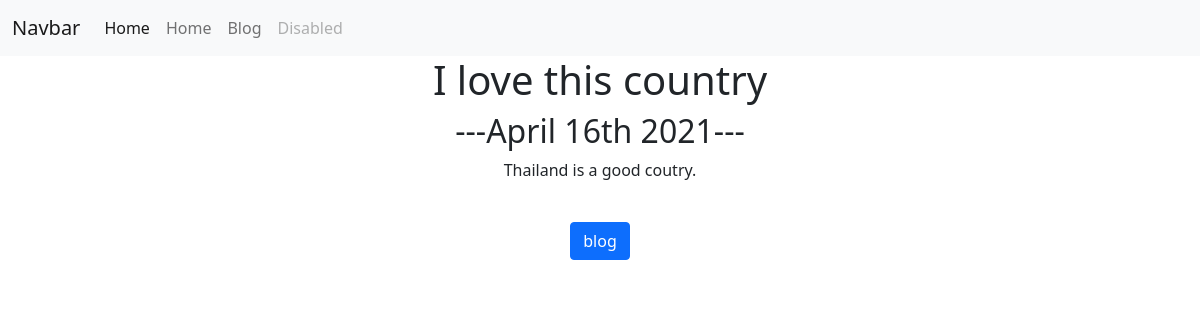
The app's page /blog/2/ with its own data.
### blog/models.py (models this page shows, shortened)
class Blog(models.Model):
    title = models.CharField(max_length=100)
    description = models.TextField()
    date = models.DateField()

### blog/views.py (the view)
# urls.py: path('<int:blog_id>/', views.detail, name='detail'),
def detail(request, blog_id):
    blog = get_object_or_404(Blog, pk=blog_id)
    return render(request, 'blog/detail.html', {'blog': blog})

### blog/templates/blog/detail.html (shortened to what this page needs)
{% extends 'portfolio/base.html' %}
{% block content %}
<div class="container text-center">
<h1>{{ blog.title }}</h1>
<h2>---{{ blog.date|date:'F jS Y' }}---</h2>
<p>{{ blog.description|safe }}</p>
<br>
<a href="{% url 'blog:all_blogs' %}" class="btn btn-primary">      blog      </a>
{% endblock %}

### records on screen
Blog: title "I love this country", date "April 16th 2021", description "Thailand is a good coutry."
